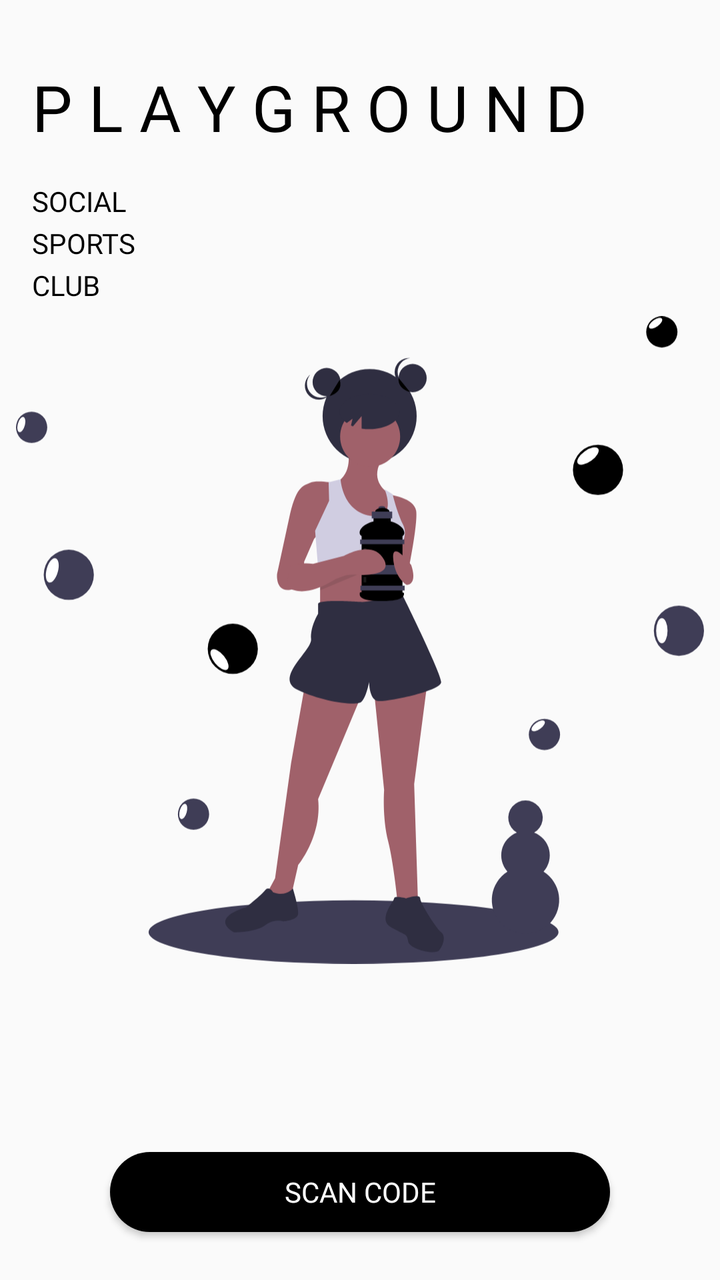
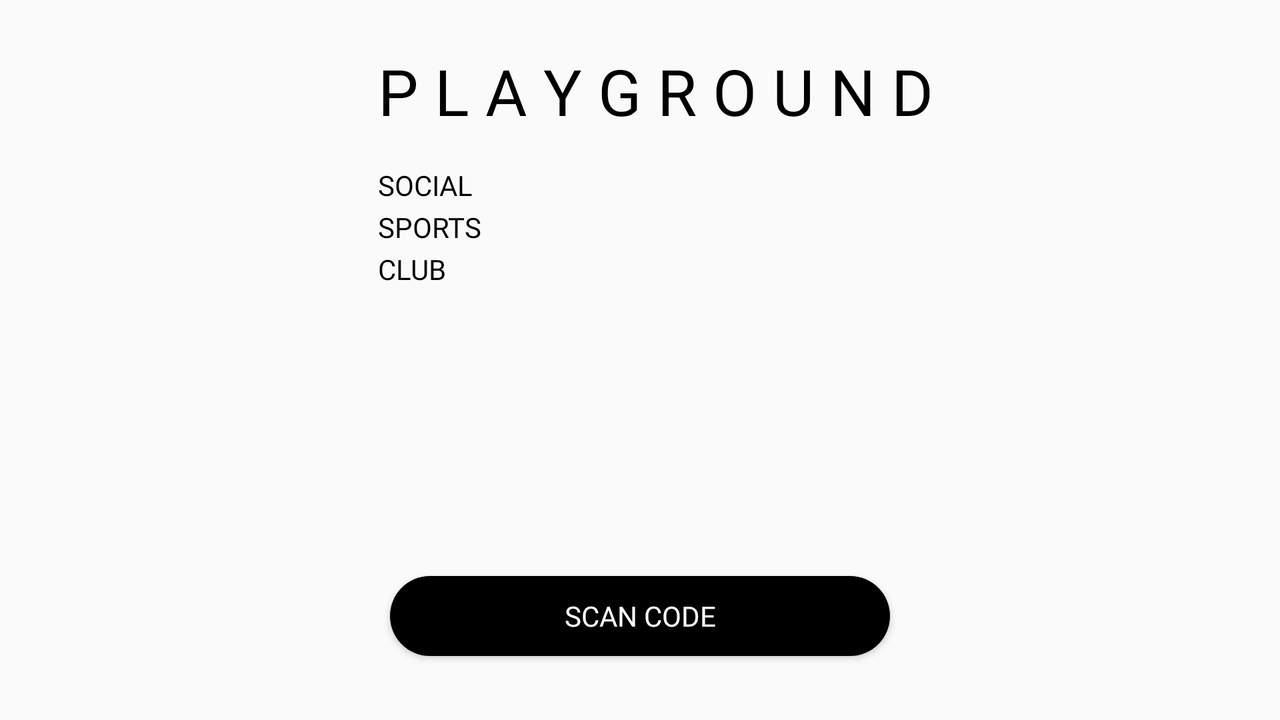

Compare how this app lays out the same screen by default and in its alternative resource folder. The renders come first, then the two layout files and the values they reference.
<!-- AndroidManifest.xml: application theme AppTheme -->
<!-- res/layout/activity_main.xml -->
<?xml version="1.0" encoding="utf-8"?>
<layout xmlns:android="http://schemas.android.com/apk/res/android"
    xmlns:app="http://schemas.android.com/apk/res-auto"
    xmlns:tools="http://schemas.android.com/tools">

    <data>
        <variable
            name="mainViewModel"
            type="com.hpmtutorial.qrcodescanner.viewmodel.MainViewModel" />
    </data>

    <RelativeLayout
        android:layout_width="match_parent"
        android:layout_height="match_parent"
        tools:context=".view.MainActivity">

        <ImageView
            android:id="@+id/imageView_portrait"
            android:layout_width="match_parent"
            android:layout_height="match_parent"
            android:src="@drawable/ic_energizer"
            android:layout_margin="8dp"/>

        <TextView
            android:id="@+id/textView"
            android:layout_width="wrap_content"
            android:layout_height="wrap_content"
            android:layout_alignTop="@id/imageView_portrait"
            android:layout_marginTop="24dp"
            android:layout_marginStart="16dp"
            android:fontFamily="@font/keep_calm"
            android:text="@string/playground"
            android:textColor="@android:color/black"
            android:textSize="32sp" />

        <TextView
            android:id="@+id/textView2"
            android:layout_width="wrap_content"
            android:layout_height="wrap_content"
            android:layout_below="@id/textView"
            android:layout_marginStart="16dp"
            android:layout_marginTop="16dp"
            android:fontFamily="@font/keep_calm"
            android:text="@string/title_social"
            android:textColor="@android:color/black"/>

        <TextView
            android:id="@+id/textView3"
            android:layout_width="wrap_content"
            android:layout_height="wrap_content"
            android:layout_marginStart="16dp"
            android:layout_below="@id/textView2"
            android:layout_marginTop="2dp"
            android:fontFamily="@font/keep_calm"
            android:text="@string/title_sports"
            android:textColor="@android:color/black"/>

        <TextView
            android:id="@+id/textView4"
            android:layout_width="wrap_content"
            android:layout_height="wrap_content"
            android:layout_below="@id/textView3"
            android:layout_marginStart="16dp"
            android:layout_marginTop="2dp"
            android:fontFamily="@font/keep_calm"
            android:text="@string/title_club"
            android:textColor="@android:color/black"/>

        <androidx.appcompat.widget.AppCompatButton
            android:id="@+id/profile_scan_button"
            android:layout_width="250dp"
            android:layout_height="40dp"
            android:background="@drawable/black_button"
            android:backgroundTint="@android:color/black"
            android:fontFamily="@font/keep_calm"
            android:text="@string/scan_code_button_text"
            android:textColor="@android:color/white"
            android:layout_alignParentBottom="true"
            android:layout_centerInParent="true"
            android:layout_marginBottom="24dp"
            android:elevation="2dp"
            android:onClick="@{()->mainViewModel.onScanClick()}"/>

    </RelativeLayout>
</layout>
<!-- resources referenced by this layout -->
<resources>
  <!-- drawable black_button (drawable) -->
  <?xml version="1.0" encoding="utf-8"?>
  <shape xmlns:android="http://schemas.android.com/apk/res/android" android:shape="rectangle" >
      <corners
          android:radius="100dp"
          />
      <solid
          android:color="#000000"
          />
      <size
          android:width="248dp"
          android:height="32dp"
          />
  </shape>
  <!-- drawable ic_energizer: vector/xml drawable (drawable, 8850 chars, omitted) -->
  <string name="playground">P L A Y G R O U N D</string>
  <string name="scan_code_button_text">Scan code</string>
  <string name="title_club">CLUB</string>
  <string name="title_social">SOCIAL</string>
  <string name="title_sports">SPORTS</string>
  <style name="AppTheme" parent="Theme.AppCompat.Light.DarkActionBar">
          
          <item name="android:windowLightStatusBar">true</item>
          <item name="colorPrimary">@color/colorPrimary</item>
          <item name="colorPrimaryDark">@color/colorPrimaryDark</item>
          <item name="titleTextColor">@color/colorAccent</item>
          <item name="colorAccent">@color/colorAccent</item>
      </style>
  <color name="colorPrimary">#FFFFFF</color>
  <color name="colorPrimaryDark">#FFFFFF</color>
  <color name="colorAccent">#000000</color>
</resources>
<!-- res/layout-land/activity_main.xml (the repository's variant of the layout above) -->
<!-- drawn on the phone turned sideways -->
<?xml version="1.0" encoding="utf-8"?>
<layout xmlns:android="http://schemas.android.com/apk/res/android"
    xmlns:app="http://schemas.android.com/apk/res-auto"
    xmlns:tools="http://schemas.android.com/tools">

    <data>
        <variable
            name="mainViewModel"
            type="com.hpmtutorial.qrcodescanner.viewmodel.MainViewModel" />
    </data>

    <RelativeLayout
        android:layout_width="match_parent"
        android:layout_height="match_parent"
        android:gravity="center">

    <androidx.constraintlayout.widget.ConstraintLayout
        android:layout_width="wrap_content"
        android:layout_height="match_parent"
        tools:context=".view.MainActivity">

        <ImageView
            android:id="@+id/imageView"
            android:layout_width="wrap_content"
            android:layout_height="wrap_content"
            android:layout_marginStart="16dp"
            android:layout_marginTop="8dp"
            android:src="@drawable/ic_launcher_foreground"
            app:layout_constraintStart_toStartOf="parent"
            app:layout_constraintTop_toTopOf="parent" />

        <TextView
            android:id="@+id/textView"
            android:layout_width="wrap_content"
            android:layout_height="wrap_content"
            android:layout_marginStart="16dp"
            android:layout_marginTop="16dp"
            android:fontFamily="@font/keep_calm"
            android:text="@string/playground"
            android:textColor="@android:color/black"
            android:textSize="32sp"
            app:layout_constraintStart_toStartOf="parent"
            app:layout_constraintTop_toBottomOf="@+id/imageView" />

        <TextView
            android:id="@+id/textView2"
            android:layout_width="wrap_content"
            android:layout_height="wrap_content"
            android:layout_marginStart="16dp"
            android:layout_marginTop="16dp"
            android:fontFamily="@font/keep_calm"
            android:text="@string/title_social"
            android:textColor="@android:color/black"
            app:layout_constraintStart_toStartOf="parent"
            app:layout_constraintTop_toBottomOf="@+id/textView" />

        <TextView
            android:id="@+id/textView3"
            android:layout_width="wrap_content"
            android:layout_height="wrap_content"
            android:layout_marginStart="16dp"
            android:layout_marginTop="2dp"
            android:fontFamily="@font/keep_calm"
            android:text="@string/title_sports"
            android:textColor="@android:color/black"
            app:layout_constraintStart_toStartOf="parent"
            app:layout_constraintTop_toBottomOf="@+id/textView2" />

        <TextView
            android:id="@+id/textView4"
            android:layout_width="wrap_content"
            android:layout_height="wrap_content"
            android:layout_marginStart="16dp"
            android:layout_marginTop="2dp"
            android:fontFamily="@font/keep_calm"
            android:text="@string/title_club"
            android:textColor="@android:color/black"
            app:layout_constraintStart_toStartOf="parent"
            app:layout_constraintTop_toBottomOf="@+id/textView3" />

        <androidx.appcompat.widget.AppCompatButton
            android:layout_width="250dp"
            android:layout_height="40dp"
            android:layout_marginStart="8dp"
            android:layout_marginEnd="8dp"
            android:layout_marginBottom="32dp"
            android:background="@drawable/black_button"
            android:backgroundTint="@android:color/black"
            android:fontFamily="@font/keep_calm"
            android:text="@string/scan_code_button_text"
            android:textColor="@android:color/white"
            app:layout_constraintBottom_toBottomOf="parent"
            app:layout_constraintEnd_toEndOf="parent"
            app:layout_constraintStart_toStartOf="parent"
            android:elevation="2dp"
            android:onClick="@{()->mainViewModel.onScanClick()}"/>

    </androidx.constraintlayout.widget.ConstraintLayout>

    </RelativeLayout>
</layout>
<!-- resources referenced by the variant -->
<!-- as the phone turned sideways resolves them -->
<resources>
  <!-- drawable black_button (drawable) -->
  <?xml version="1.0" encoding="utf-8"?>
  <shape xmlns:android="http://schemas.android.com/apk/res/android" android:shape="rectangle" >
      <corners
          android:radius="100dp"
          />
      <solid
          android:color="#000000"
          />
      <size
          android:width="248dp"
          android:height="32dp"
          />
  </shape>
  <string name="playground">P L A Y G R O U N D</string>
  <string name="scan_code_button_text">Scan code</string>
  <string name="title_club">CLUB</string>
  <string name="title_social">SOCIAL</string>
  <string name="title_sports">SPORTS</string>
  <style name="AppTheme" parent="Theme.AppCompat.Light.DarkActionBar">
          
          <item name="android:windowLightStatusBar">true</item>
          <item name="colorPrimary">@color/colorPrimary</item>
          <item name="colorPrimaryDark">@color/colorPrimaryDark</item>
          <item name="titleTextColor">@color/colorAccent</item>
          <item name="colorAccent">@color/colorAccent</item>
      </style>
  <color name="colorPrimary">#FFFFFF</color>
  <color name="colorPrimaryDark">#FFFFFF</color>
  <color name="colorAccent">#000000</color>
</resources>
